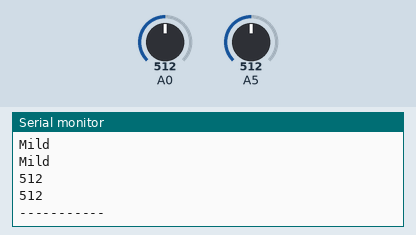
A sketch run on a simulated Arduino Uno, built with avr-gcc and run on an emulated ATmega328P. Parts: the last lines printed to the serial monitor. Inputs (shaded band) come from the test bench; at power-on: A0 = 512, A5 = 512.

Above: at 1.2 s.
1.3 s: A0 set to 490
At 1.4 s:
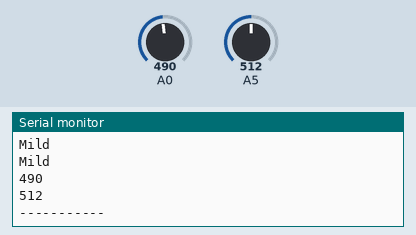
3.0 s: A5 set to 630
At 3.11 s:
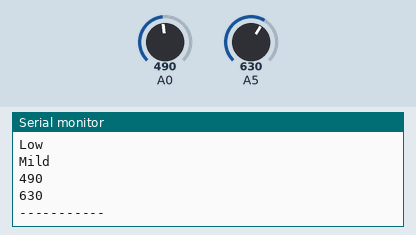
4.7 s: A0 set to 510
At 4.82 s:
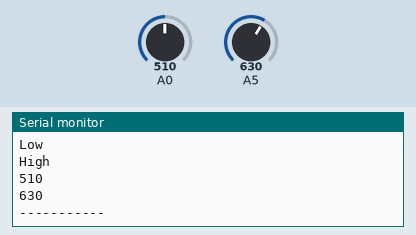
6.2 s: A5 set to 610
At 6.34 s:
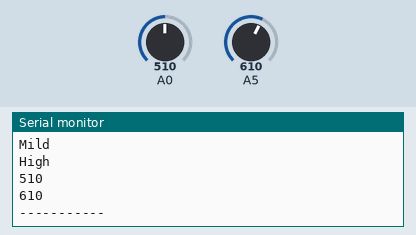
Timing chart, 0 to 8.7 s (numbered marks = the images above; inputs shaded):
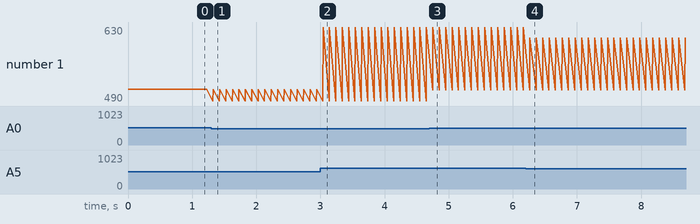

Measured:
- after the input at 1.3 s, the serial monitor: prints a new line at once (image 1)
- after the input at 3.0 s, the serial monitor: prints a new line at once (image 2)
- after the input at 4.7 s, the serial monitor: prints a new line after 0.05 s (image 3)
- after the input at 6.2 s, the serial monitor: prints a new line after 0.07 s (image 4)
- plotted number 1: 512 → 630 after the input at 3.0 s, 630 → 610 after the input at 6.2 s

The sketch:

sensing_water_level.ino
```cpp
void setup() {
  // put your setup code here, to run once:
  pinMode (A0,INPUT);
  pinMode(A5,INPUT);
  Serial.begin(9600);

}

void loop() {
  // put your main code here, to run repeatedly:
int a = analogRead(A0);
int b = analogRead(A5);
  Serial.println(a );
  Serial.println(b);
  Serial.println("-----------");
  delay(100);
if ( a<500)
{
  Serial.println("Low");
  }
else if (a>=500 and a<620)
{
    Serial.println("Mild");
  }
  else if(a>=620)
{
    Serial.println("High");
  }

if ( b<500)
{
  Serial.println("Low");
  }
else if (b>=500 and b<620)
{
    Serial.println("Mild");
  }
  else if(b>=620)
{
    Serial.println("High");
  }

}
```
